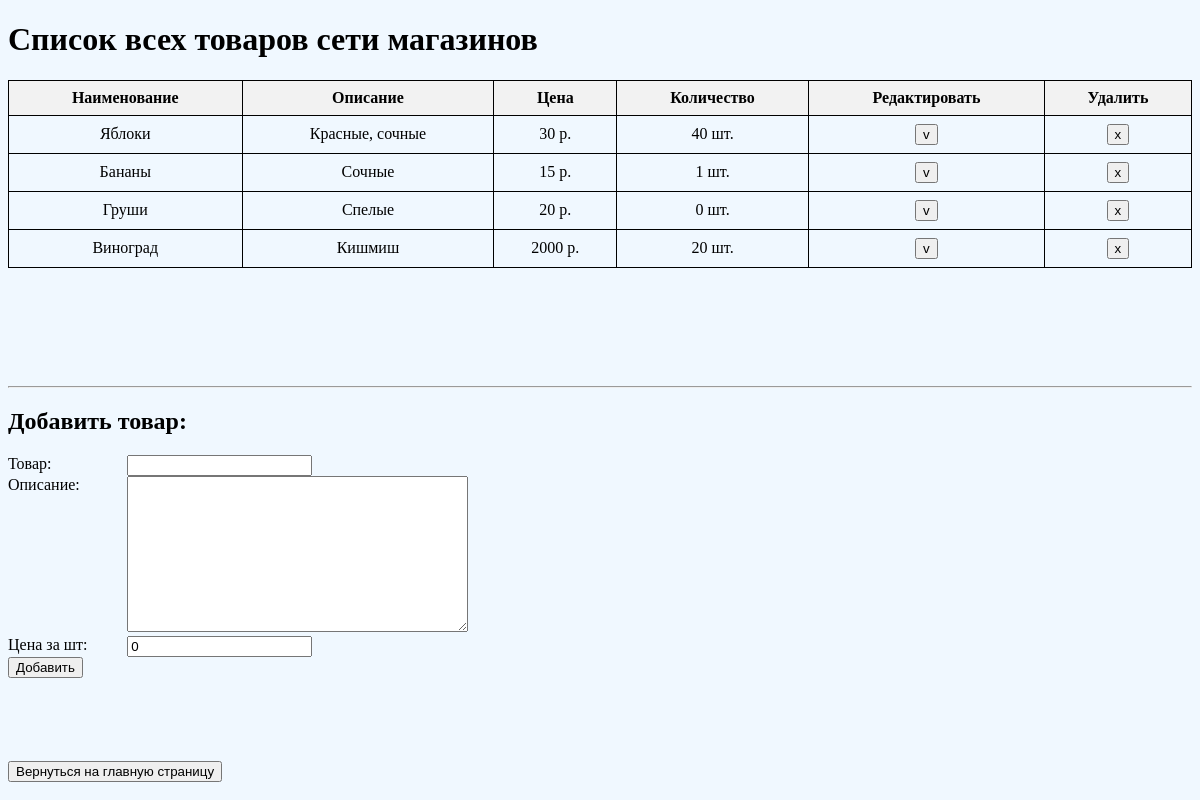
The app's page /items/ with its own data.
### api/models.py (models this page shows, shortened)
class Item(models.Model):
    name=models.CharField(verbose_name="Товар",max_length=50, null=False, blank=False)
    description=models.TextField(verbose_name="Описание",null=False, blank=False)
    price=models.IntegerField(verbose_name="Цена за шт",null=False, blank=False, default=0)

### api/views.py (the view)
# urls.py: path('items/', api.views.items_view),
def items_view(request, *args, **kwargs):
    if request.method=='POST':
        form=AddItemForms(request.POST)
        if form.is_valid():
            store = form.save()
            return HttpResponseRedirect(f"/items")
    context={
        'all_items': Item.objects.all().annotate(sum=Sum('store_items__amount',default=0)),
        'form': AddItemForms(),
    }
    return render(request=request,template_name='items.html', context=context)

### api/forms.py
class AddItemForms(forms.ModelForm):
    class Meta:
        model = Item
        fields = ('name','description', 'price',)

### templates/items.html (shortened to what this page needs)
<!DOCTYPE html>
<html lang="en">
<head>
</head>
<body>
<h1>Список всех товаров сети магазинов</h1>
<div class="table">
    <table class="line">
        <thead>
            <tr>
                <th>Наименование</th>
                <th>Описание</th>
                <th>Цена</th>
                <th>Количество</th>
                <th>Редактировать</th>
                <th>Удалить</th>
            </tr>
        </thead>
        <tbody>
            {%  for item in all_items %}
                <tr>
                    <td> {{ item.name }} </td>
                    <td> {{ item.description }} </td>
                    <td> {{ item.price }} р. </td>
                    <td> {{ item.sum}} шт. </td>
                    <td> <a href="/items/{{ item.id }}/"> <button> v </button></a></td>
                    <td> <button onclick="itemDelete({{ item.id }})"> x </button> </td>
                </tr>
            {% endfor %}
        </tbody>
    </table>
</div>
<hr>
<div>
    <h2>Добавить товар:</h2>
    <form method="post" action="/items/">
        <div  style="display: grid; width: 500px">
        {% for field in form %}
            <div style="grid-column: 1">
                {{field.label_tag}}
            </div>
            <div style="grid-column: 2">
                {{ field }}
            </div>
        {% endfor %}
        </div>
        <input type="submit" value="Добавить">
    </form>
</div>
<div style="margin: 7% 0 0 ">
    <a href='/main'> <button> Вернуться на главную страницу </button></a>
</div>
</body>
</html>

### templates/items.html (style rules this page uses)
body { background: aliceblue }
.table { margin-bottom: 10%; }
th { border: 1px solid black; }
td { border: 1px solid black; }
.line { width: 100%; border-collapse: collapse; }
.line th, .line td { text-align: center; padding: 8px; }
.line th { background-color: #f2f2f2; }

### records on screen
Item: name "Яблоки", description "Красные, сочные", price "30", sum "40"
Item: name "Бананы", description "Сочные", price "15", sum "1"
Item: name "Груши", description "Спелые", price "20", sum "0"
Item: name "Виноград", description "Кишмиш", price "2000", sum "20"

### other values on screen
{{ field.label_tag }} "Товар:" "Описание:" "Цена за шт:"
